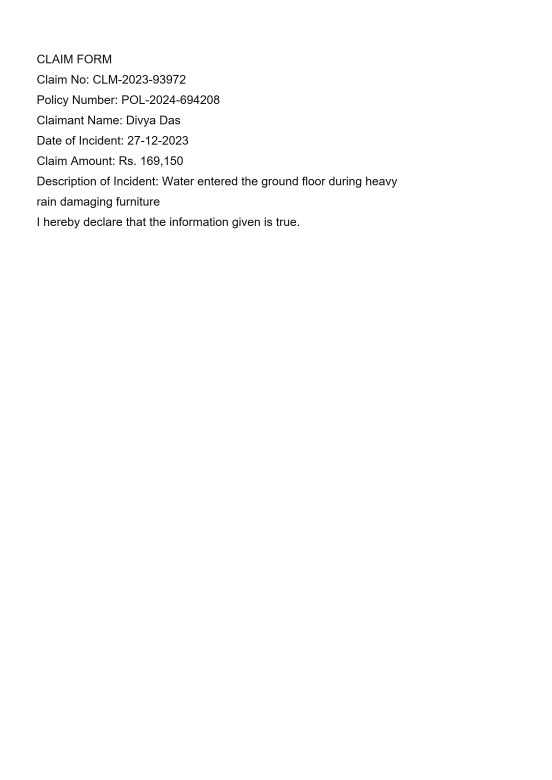
#> input picture submission/files_AbhinavRai/AbhinavRai_23cs3003_dataset_sample_claim_form_00.png, 1654 x 2339 px (shown at 1/3 size); its folder holds only this picture in this run
$ python -i AbhinavRai_23cs3003_src_app_dip_metrics.py   (imports and definitions only)   (older library calls are emulated)
#> lines starting #> are read from the running program, lines starting #| are printed output that depends on the picture
#> further down, picture is the input picture: shape (2339, 1654, 3); min 15, max 255, mean 252.8
### backend/app/dip/steps/basic.py
"""Grayscale, denoising, contrast enhancement and resizing.

Convention used everywhere: images are NumPy uint8 arrays; colour images are BGR
(OpenCV order), grayscale/binary images are 2-D. Binary images are BLACK text (0)
on WHITE background (255), which is what Tesseract expects.
"""
import cv2
import numpy as np


# --- 2. RGB -> grayscale ---------------------------------------------------
def to_gray(bgr: np.ndarray) -> np.ndarray:
    if bgr.ndim == 2:
        return bgr
    return cv2.cvtColor(bgr, cv2.COLOR_BGR2GRAY)  # 0.299 R + 0.587 G + 0.114 B


# --- 3. Noise removal ------------------------------------------------------
def gaussian_blur(gray: np.ndarray, ksize: int = 5) -> np.ndarray:
    """Smooths grain/sensor noise. Kernel size must be odd."""
    return cv2.GaussianBlur(gray, (odd(ksize), odd(ksize)), 0)


def median_blur(gray: np.ndarray, ksize: int = 3) -> np.ndarray:
    """Removes salt-and-pepper specks while keeping stroke edges sharp."""
    return cv2.medianBlur(gray, odd(ksize))


def nlm_denoise(gray: np.ndarray, h: float = 10.0) -> np.ndarray:
    """Non-local means: slower, used as an extra comparison in the experiments."""
    return cv2.fastNlMeansDenoising(gray, None, h=h, templateWindowSize=7, searchWindowSize=21)


# --- 4. Contrast enhancement -----------------------------------------------
def hist_equalize(gray: np.ndarray) -> np.ndarray:
    """Global histogram equalization (spreads the whole histogram)."""
    return cv2.equalizeHist(gray)


# [19 lines left out: functions clahe, resize_to_width_range, not called in this run]


def normalize_minmax(gray: np.ndarray) -> np.ndarray:
    """Stretch intensities to the full 0-255 range."""
    return cv2.normalize(gray, None, 0, 255, cv2.NORM_MINMAX)


def odd(k: int) -> int:
    k = max(1, int(k))
    return k if k % 2 == 1 else k + 1

### submission/files_AbhinavRai/AbhinavRai_23cs3003_src_app_dip_metrics.py
"""Image quality measures used to judge whether preprocessing helped.

All measures are computed on a copy resized to a fixed width, so numbers are comparable
between images of different resolution.
"""
import cv2
import numpy as np
from skimage.metrics import peak_signal_noise_ratio, structural_similarity

from app.dip.steps.basic import to_gray
from app.dip.steps.deskew import skew_degrees

REF_WIDTH = 1000


def _norm(gray: np.ndarray) -> np.ndarray:
    h, w = gray.shape[:2]
#> h = 2339; w = 1654
    if w == REF_WIDTH:
        return gray
    interp = cv2.INTER_AREA if w > REF_WIDTH else cv2.INTER_CUBIC
#> interp = 3
    return cv2.resize(gray, (REF_WIDTH, max(1, int(h * REF_WIDTH / w))), interpolation=interp)
#> returned value: shape (1414, 1000)


def sharpness(gray: np.ndarray) -> float:
    """Variance of the Laplacian: higher = sharper edges."""
    return float(cv2.Laplacian(_norm(gray), cv2.CV_64F).var())


def contrast(gray: np.ndarray) -> float:
    """Standard deviation of intensities."""
    return float(np.std(_norm(gray)))


def noise_sigma(gray: np.ndarray, normalize: bool = True) -> float:
    """Immerkaer's fast noise estimator (standard deviation of noise)."""
#> called with normalize = True
    g = (_norm(gray) if normalize else gray).astype(np.float64)
    h, w = g.shape
#> h = 1414; w = 1000
    k = np.array([[1, -2, 1], [-2, 4, -2], [1, -2, 1]], dtype=np.float64)
    conv = cv2.filter2D(g, -1, k)[1:-1, 1:-1]
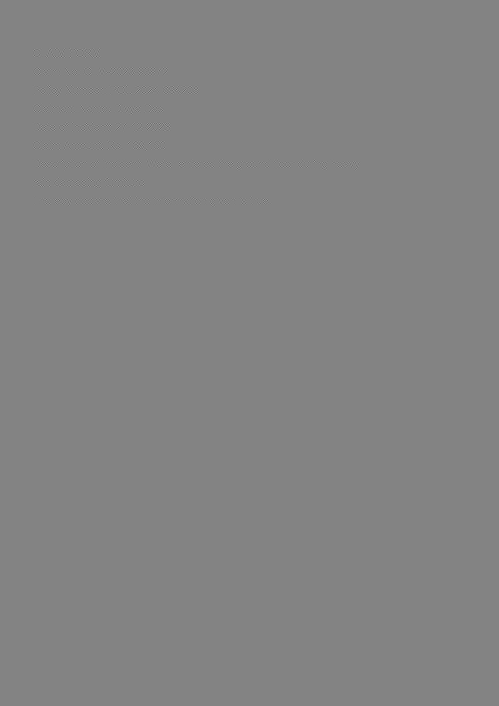
#> conv: shape (1412, 998) float64 (shown at 1/2 size); min -494, max 467, mean 0; drawn with min black and max white
    return float(np.sqrt(np.pi / 2) * np.abs(conv).sum() / (6 * (w - 2) * (h - 2)))


def histogram(gray: np.ndarray, bins: int = 32) -> list[int]:
    return np.histogram(gray, bins=bins, range=(0, 256))[0].astype(int).tolist()


def quality(img: np.ndarray, with_skew: bool = False) -> dict:
    gray = to_gray(img)
    out = {
        "sharpness": round(sharpness(gray), 2),
        "contrast": round(contrast(gray), 2),
        "noise": round(noise_sigma(gray), 2),
        "width": int(img.shape[1]),
        "height": int(img.shape[0]),
    }
#> out = {'sharpness': 692.9, 'contrast': 20.08, 'noise': 0.35, 'width': 1654, 'height': 2339}
    if with_skew:
        out["skew_deg"] = skew_degrees(gray)
    return out


def psnr_ssim(clean: np.ndarray, test: np.ndarray) -> dict:
    """Needs a clean reference (synthetic documents). Images must have equal size."""
    a, b = to_gray(clean), to_gray(test)
    if a.shape != b.shape:
        b = cv2.resize(b, (a.shape[1], a.shape[0]), interpolation=cv2.INTER_AREA)
    return {
        "psnr": float(peak_signal_noise_ratio(a, b, data_range=255)),
        "ssim": float(structural_similarity(a, b, data_range=255)),
    }

>>> import cv2
>>> picture = cv2.imread('AbhinavRai_23cs3003_dataset_sample_claim_form_00.png')
>>> result = quality(picture)
#> result has the same summary as out in quality
